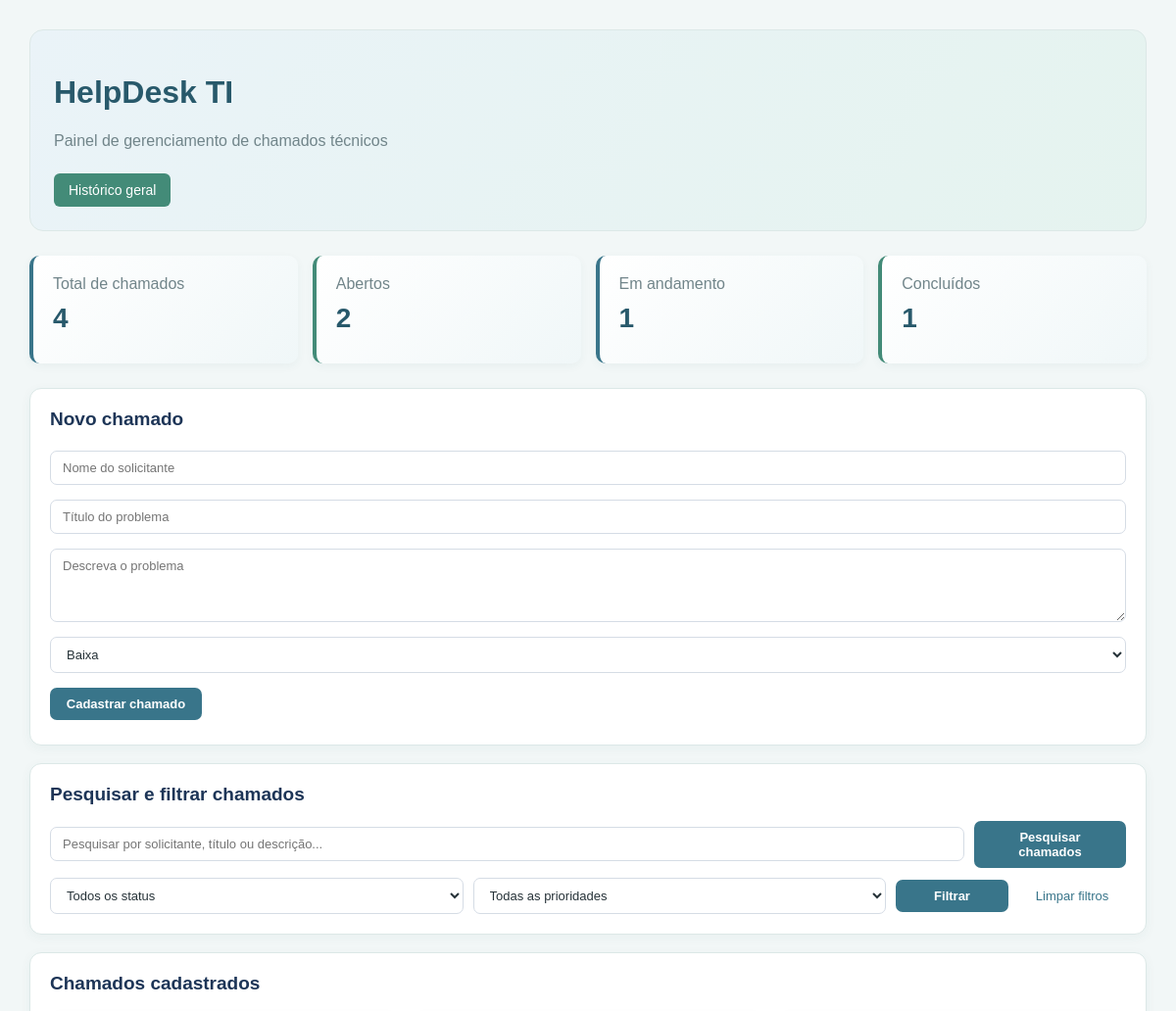
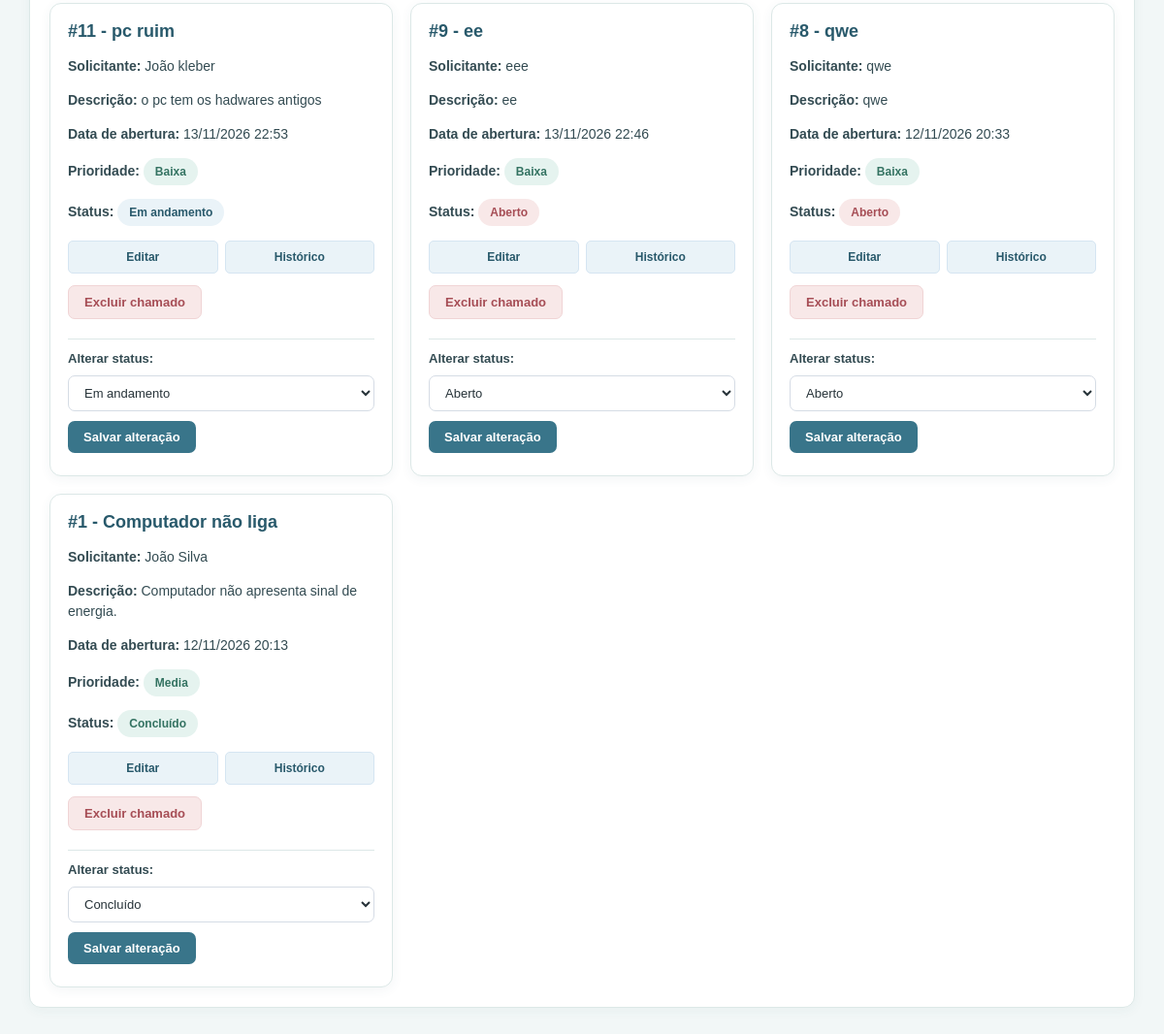
Before: / with the older database file (2 pictures, top to bottom).
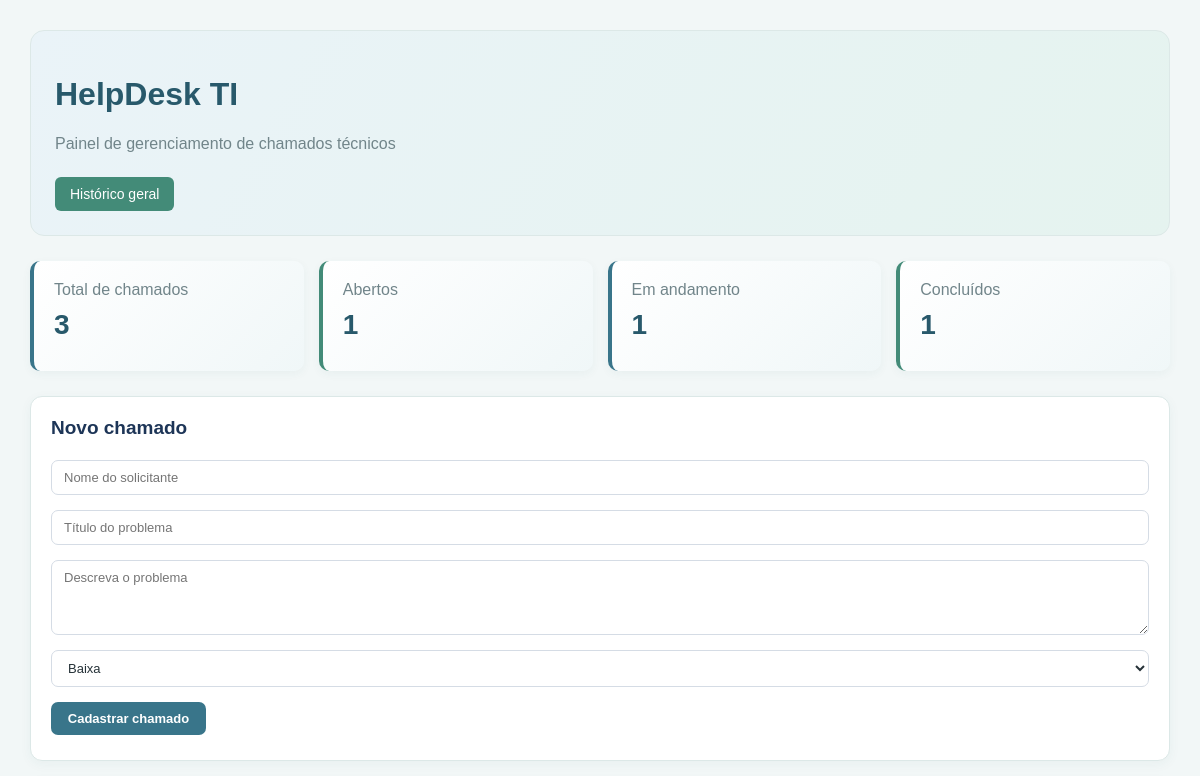
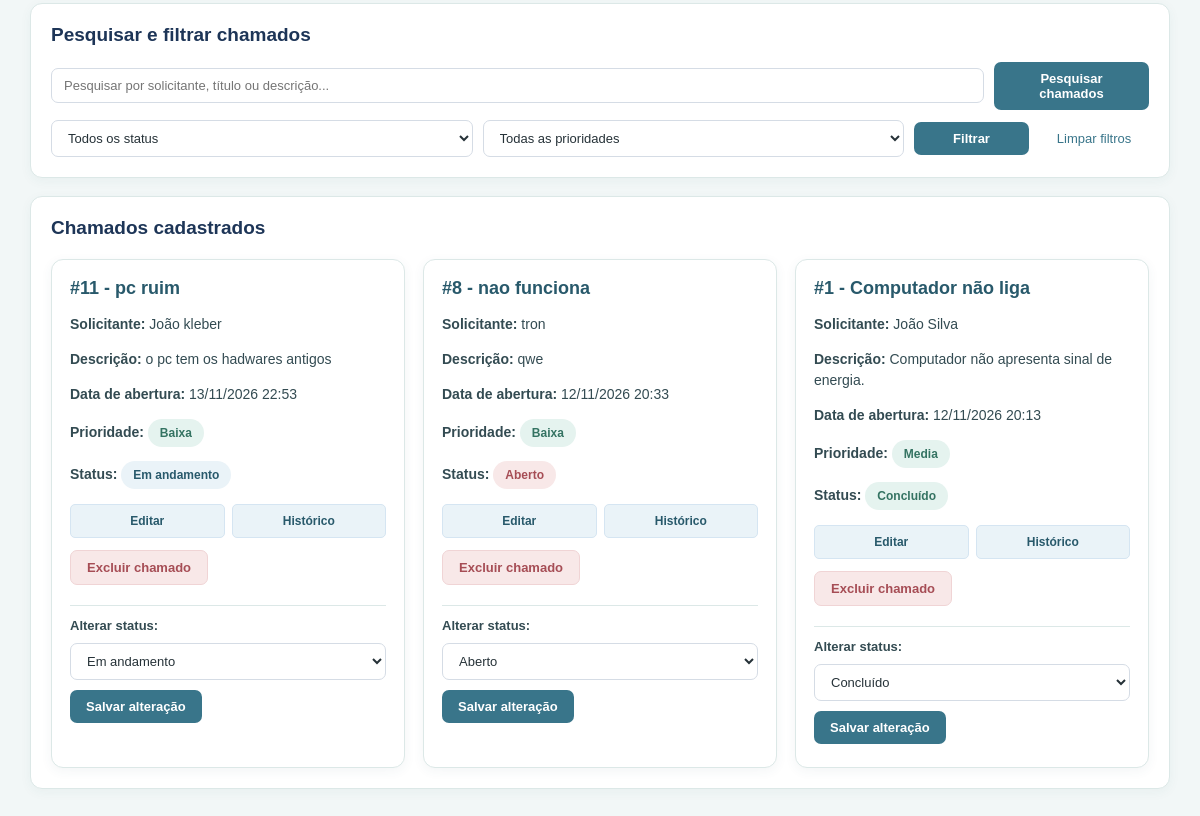
After: the same page with the newer database file (2 pictures, top to bottom).
### tables this page shows
CREATE TABLE chamados (
            id INTEGER PRIMARY KEY AUTOINCREMENT,
            solicitante TEXT NOT NULL,
            titulo TEXT NOT NULL,
            descricao TEXT NOT NULL,
            prioridade TEXT NOT NULL,
            status TEXT DEFAULT 'Aberto'
        , data_abertura TEXT);

### app.py (the view, shortened to what this page needs)
@app.route("/")
def inicio():
    banco = conectar()
    status = request.args.get("status", "")
    prioridade = request.args.get("prioridade", "")
    busca = request.args.get("busca", "")
    sql = "SELECT * FROM chamados WHERE 1=1"
    parametros = []
    if status:
        sql += " AND status = ?"
        parametros.append(status)
    if prioridade:
        sql += " AND prioridade = ?"
        parametros.append(prioridade)
    sql += " ORDER BY id DESC"
    chamados = banco.execute(sql, parametros).fetchall()
    total = banco.execute(
        "SELECT COUNT(*) FROM chamados"
    ).fetchone()[0]
    abertos = banco.execute(
        "SELECT COUNT(*) FROM chamados WHERE status = 'Aberto'"
    ).fetchone()[0]
    andamento = banco.execute(
        "SELECT COUNT(*) FROM chamados WHERE status = 'Em andamento'"
    ).fetchone()[0]
    concluidos = banco.execute(
        "SELECT COUNT(*) FROM chamados WHERE status = 'Concluído'"
    ).fetchone()[0]
    banco.close()
    return render_template(
        "index.html",
        chamados=chamados,
        total=total,
        abertos=abertos,
        andamento=andamento,
        concluidos=concluidos,
        status_selecionado=status,
        prioridade_selecionada=prioridade
    )

### app.py (called while the page is built)
def conectar():
    return sqlite3.connect("database.db")

### templates/index.html (shortened to what this page needs)
<!DOCTYPE html>
<html lang="pt-br">
<head>
</head>
<body>
    <div class="cabecalho">
        <h1>HelpDesk TI</h1>
        <p>Painel de gerenciamento de chamados técnicos</p>
        <a href="/historico-geral" class="botao-historico">
            Histórico geral
        </a>
    </div>
    <div class="painel">
        <div class="card">
            <p>Total de chamados</p>
            <h2>{{ total }}</h2>
        </div>
        <div class="card">
            <p>Abertos</p>
            <h2>{{ abertos }}</h2>
        </div>
        <div class="card">
            <p>Em andamento</p>
            <h2>{{ andamento }}</h2>
        </div>
        <div class="card">
            <p>Concluídos</p>
            <h2>{{ concluidos }}</h2>
        </div>
    </div>
    <div class="container">
        <h2>Novo chamado</h2>
        <form action="/cadastrar" method="POST">
            <input
                type="text"
                name="solicitante"
                placeholder="Nome do solicitante"
                required
            >
            <input
                type="text"
                name="titulo"
                placeholder="Título do problema"
                required
            >
            <textarea
                name="descricao"
                placeholder="Descreva o problema"
                required
            ></textarea>
            <select name="prioridade">
                <option value="Baixa">Baixa</option>
            </select>
            <button type="submit">Cadastrar chamado</button>
        </form>
    </div>
    <div class="container">
        <h2>Pesquisar e filtrar chamados</h2>
        <form action="/" method="GET">
            <input
                type="text"
                name="busca"
                placeholder="Pesquisar por solicitante, título ou descrição..."
                value="{{ busca }}"
            >
            <button type="submit">Pesquisar chamados</button>
        </form>
        <form action="/" method="GET" class="filtros">
            <select name="status">
                <option value="">Todos os status</option>
            </select>
            <select name="prioridade">
                <option value="">Todas as prioridades</option>
            </select>
            <button type="submit">Filtrar</button>
            <a href="/" class="limpar">Limpar filtros</a>
        </form>
    </div>
    <div class="container">
        <h2>Chamados cadastrados</h2>
        <div class="grade-chamados">
            {% for chamado in chamados %}
                <div class="chamado">
                    <h3>#{{ chamado[0] }} - {{ chamado[2] }}</h3>
                    <p>
                        <b>Solicitante:</b> {{ chamado[1] }}
                    </p>
                    <p>
                        <b>Descrição:</b> {{ chamado[3] }}
                    </p>
                    <p>
                        <b>Data de abertura:</b> {{ chamado[6] }}
                    </p>
                    <p>
                        <b>Prioridade:</b>
                        <span class="badge-status
                            {% if chamado[4] == 'Alta' %}prioridade-alta
                            {% elif chamado[4] == 'Média' %}prioridade-media
                            {% else %}prioridade-baixa{% endif %}">
                            {{ chamado[4] }}
                        </span>
                    </p>
                    <p>
                        <b>Status:</b>
                        <span class="badge-status
                            {% if chamado[5] == 'Aberto' %}aberto
                            {% elif chamado[5] == 'Em andamento' %}andamento
                            {% else %}concluido{% endif %}">
                            {{ chamado[5] }}
                        </span>
                    </p>
                    <div class="acoes-chamado">
                        <a
                            class="botao-editar"
                            href="/editar/{{ chamado[0] }}"
                        >
                            Editar
                        </a>
                        <a
                            class="botao-editar"
                            href="/historico/{{ chamado[0] }}"
                        >
                            Histórico
                        </a>
                        <form
                            class="form-excluir"
                            action="/excluir/{{ chamado[0] }}"
                            method="POST"
                            onsubmit="return confirm('Tem certeza que deseja excluir este chamado?');"
                        >
                            <button
                                type="submit"
                                class="botao-excluir"
                            >
                                Excluir chamado
                            </button>
                        </form>
                    </div>
                    <form
                        class="status-form"
                        action="/atualizar/{{ chamado[0] }}"
                        method="POST"
                    >
                        <label>Alterar status:</label>
                        <select name="status">
                            <option value="Aberto"
                            {% if chamado[5] == 'Aberto' %}selected{% endif %}>
                                Aberto
                            </option>
                            <option value="Em andamento"
                            {% if chamado[5] == 'Em andamento' %}selected{% endif %}>
                                Em andamento
                            </option>
                            <option value="Concluído"
                            {% if chamado[5] == 'Concluído' %}selected{% endif %}>
                                Concluído
                            </option>
                        </select>
                        <button type="submit">
                            Salvar alteração
                        </button>
                    </form>
                </div>
            {% else %}
                <p>Nenhum chamado encontrado.</p>
            {% endfor %}
        </div>
    </div>
</body>
</html>

Changed rows visible on the page:
removed chamados: id "9", titulo "ee", solicitante "eee", descricao "ee", data_abertura "13/11/2026 22:46", prioridade "Baixa", status "Aberto"
changed chamados "qwe": titulo "qwe" → "nao funciona"; solicitante "qwe" → "tron"
Other visible differences:
{{ total }}: "4" → "3"
{{ abertos }}: "2" → "1"
